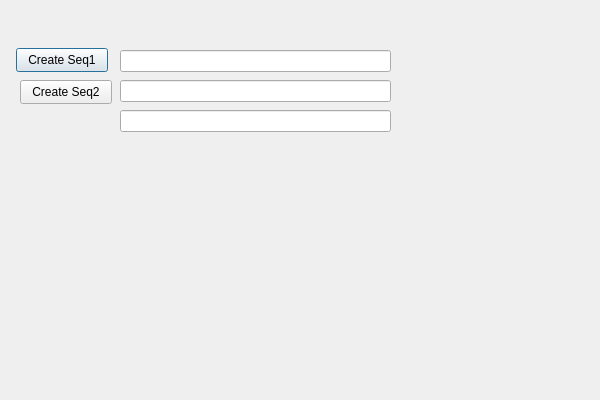
<?xml version="1.0" encoding="UTF-8"?>
<ui version="4.0">
 <class>xSeqMainDlgClass</class>
 <widget class="QDialog" name="xSeqMainDlgClass">
  <property name="geometry">
   <rect>
    <x>0</x>
    <y>0</y>
    <width>600</width>
    <height>400</height>
   </rect>
  </property>
  <property name="windowTitle">
   <string>xSeqMainDlg</string>
  </property>
  <widget class="QPushButton" name="btnCreateSequence1">
   <property name="geometry">
    <rect>
     <x>16</x>
     <y>48</y>
     <width>92</width>
     <height>24</height>
    </rect>
   </property>
   <property name="text">
    <string>Create Seq1</string>
   </property>
  </widget>
  <widget class="QLineEdit" name="txt2">
   <property name="geometry">
    <rect>
     <x>120</x>
     <y>80</y>
     <width>271</width>
     <height>22</height>
    </rect>
   </property>
  </widget>
  <widget class="QLineEdit" name="txt1">
   <property name="geometry">
    <rect>
     <x>120</x>
     <y>50</y>
     <width>271</width>
     <height>22</height>
    </rect>
   </property>
  </widget>
  <widget class="QLineEdit" name="txt3">
   <property name="geometry">
    <rect>
     <x>120</x>
     <y>110</y>
     <width>271</width>
     <height>22</height>
    </rect>
   </property>
  </widget>
  <widget class="QPushButton" name="btnCreateSequence2">
   <property name="geometry">
    <rect>
     <x>20</x>
     <y>80</y>
     <width>92</width>
     <height>24</height>
    </rect>
   </property>
   <property name="text">
    <string>Create Seq2</string>
   </property>
  </widget>
 </widget>
 <layoutdefault spacing="6" margin="11"/>
 <resources/>
 <connections/>
 <designerdata>
  <property name="gridDeltaX">
   <number>10</number>
  </property>
  <property name="gridDeltaY">
   <number>10</number>
  </property>
  <property name="gridSnapX">
   <bool>true</bool>
  </property>
  <property name="gridSnapY">
   <bool>true</bool>
  </property>
  <property name="gridVisible">
   <bool>true</bool>
  </property>
 </designerdata>
</ui>
